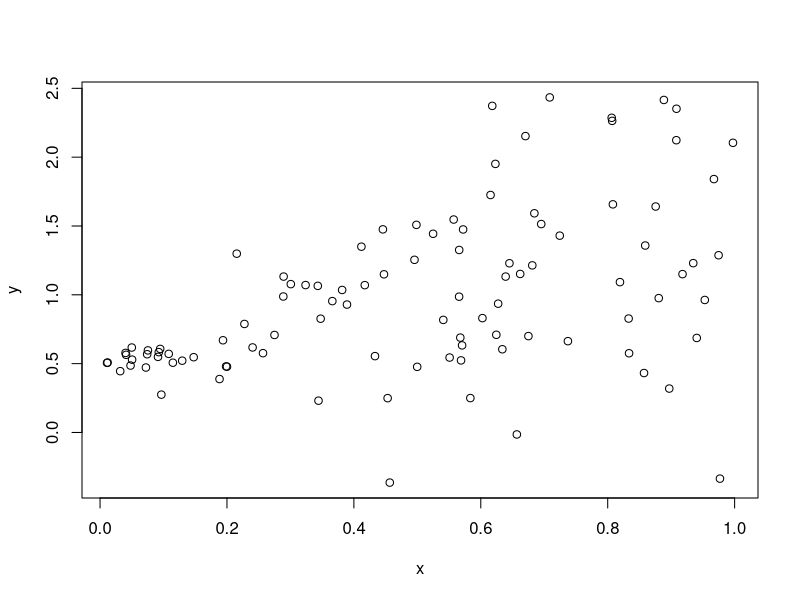

Write R code to recreate this figure.
## ---- chunk 1
x <- seq(from=0, to=1, by=0.1)
cube_root_x <- rep(0, length(x))
for(i in 1:length(x)){
  cube_root_x[i] <- x[i]^(1/3)
}
cube_root_x
## ---- chunk 2
x <- seq(from=0, to=2, by=0.05)
cube_root_x <- rep(0, length(x))
for(i in 1:length(x)){
  cube_root_x[i] <- x[i]^(1/3)
}
cube_root_x
## ---- chunk 3
x <- seq(from=0, to=1, by=0.1)
cube_root_x <- x^(1/3)
cube_root_x
## ---- chunk 4
# set a seed for reproducibility
set.seed(321)

nsim <- 1000 # number of games
results <- rep(NA, nsim)

for(i in 1:nsim){
  # each game starts with the marker in the middle
  marker <- 0
  
  # play until the marker crosses 0.5 or -0.5
  while(abs(marker) < 0.5){
    robotA <- runif(1, 0, 0.5)
    robotB <- runif(1, 0, 0.5)
    marker <- marker + robotA - robotB
  }
  
  # check whether robot A wins
  results[i] <- marker >= 0.5
}

# fraction of the time that robot A wins
mean(results)
## ---- chunk 5
# set a seed for reproducibility
set.seed(321)

nsim <- 1000 # number of games
results <- rep(NA, nsim)

for(i in 1:nsim){
  # each game starts with the marker in the middle
  marker <- 0
  
  # first robot to pull is robot A
  current_robot <- "A"
  
  # play until the marker crosses 0.5 or -0.5
  while(abs(marker) < 0.5){
    pull <- runif(1, 0, 0.5)
    
    # movement depends on whether current robot is A or B
    marker <- ifelse(current_robot == "A", marker + pull, marker - pull)
    
    # switch robot for the next pull
    current_robot <- ifelse(current_robot == "A", "B", "A")
  }
  results[i] <- marker >= 0.5
}

# fraction of the time that robot A wins
mean(results)
## ---- chunk 6
n <- 100
beta0 <- 0.5
beta1 <- 1
x <- runif(n, min=0, max=1)
noise <- rnorm(n, mean=0, sd=x)
y <- beta0 + beta1*x + noise

plot(x,y)
